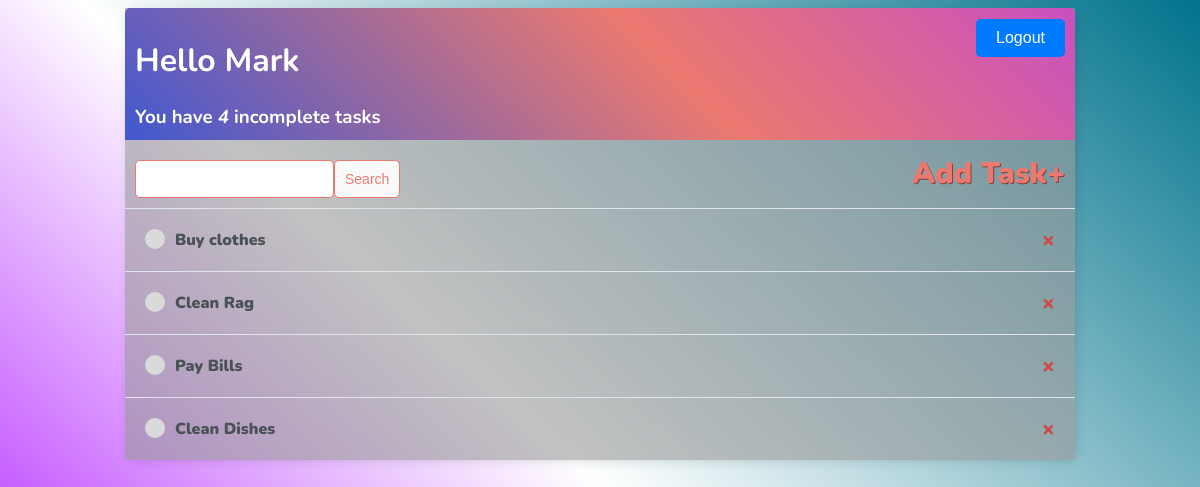
/tasks/mark/ (signed in), run on an earlier commit of the app's database.
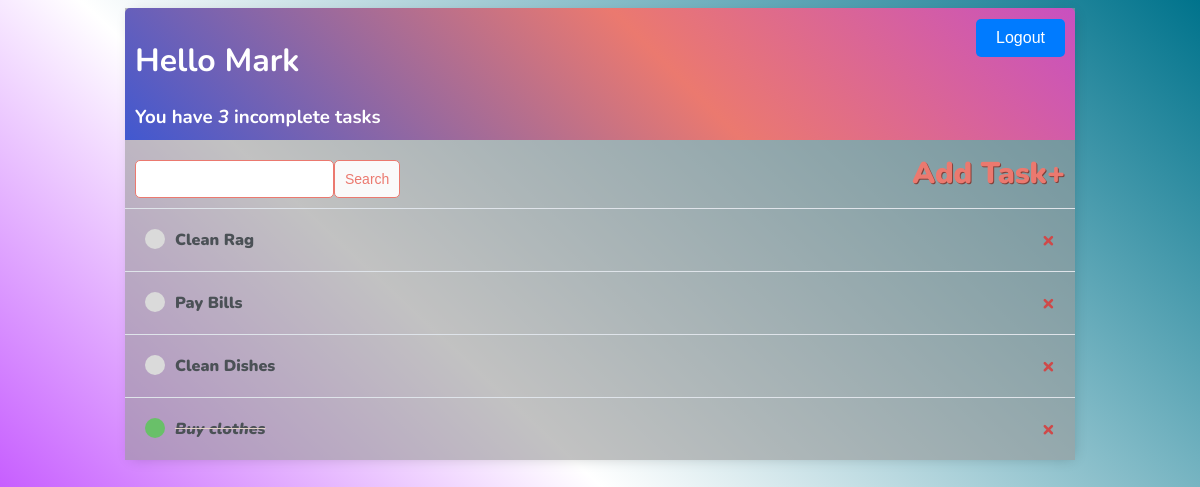
And on a later commit of the database.
### base/models.py (models this page shows)
class Task(models.Model):
    user = models.ForeignKey(User, on_delete=models.CASCADE, null=True, blank=True)
    title = models.CharField(max_length=200, null=True, blank=True)
    description = models.TextField(null=True, blank=True)
    complete = models.BooleanField(default=False)
    create = models.DateTimeField(auto_now_add=True)
    def __str__(self):
        return self.title
    class Meta:
        ordering = ['complete']

### base/views.py (the view)
# urls.py: path('tasks/<str:username>/', TaskList.as_view(), name='user-tasks'),
class TaskList(LoginRequiredMixin, ListView):
    model = Task
    context_object_name = 'tasks'
    def get_context_data(self, **kwargs):
        context = super().get_context_data(**kwargs)
        username = self.kwargs['username']
        context['tasks'] = context['tasks'].filter(user=self.request.user)
        context['count'] = context['tasks'].filter(complete=False).count()
        search_input = self.request.GET.get('search-area') or ''
        if search_input:
            context['tasks'] = context['tasks'].filter(
                title__icontains=search_input)
        context['search_input'] = search_input
        return context

### base/Templates/base/task_list.html (shortened to what this page needs)
{% extends 'base/main.html' %}
{% block content%}
<div class="header-bar">
    <div>
        <h1>Hello {{ request.user|title}}</h1>
        <h3 style="margin:0">You have <i>{{ count }}</i> incomplete task{{count|pluralize:"s"}}</h3>
    </div>
    {% if request.user.is_authenticated %}
<form method="post" action="{% url 'logout' %}">
    <input
            style="margin-top: 1px; padding: 10px 20px; font-size: 16px; color: #fff; background-color: #007bff; border: none; border-radius: 5px; cursor: pointer;"
            type="submit"
            value="Logout"
            onmouseover="this.style.backgroundColor='#0056b3'"
            onmouseout="this.style.backgroundColor='#007bff'"
            onmousedown="this.style.backgroundColor='#004085'; this.style.transform='scale(0.98)'"
            onmouseup="this.style.backgroundColor='#0056b3'; this.style.transform='scale(1)'"
        >
</form>
{% else %}
<a href="{% url 'login' %}">Login</a>
{% endif %}
</div>
<div id="search-add-wrapper">
    <form method="GET" style="margin-top: 10px;display: flex;">
        <input type='text' name='search-area' value="{{search_input}}">
        <input class="button" type="submit" value='Search'>
    </form>
    <a id="add-link" href="{% url 'task-create' %}">Add Task&#x2b;</a>
</div>
<div class="task-items-wrapper">
    {% for task in tasks %}
    <div class="task-wrapper">
        {% if task.complete %}
        <div class="task-title">
            <div class="task-complete-icon"></div>
            <i><s><a href="{% url 'task-update' task.id %}">{{task}}</a></s></i>
        </div>
        <a class="delete-link" href="{% url 'task-delete' task.id %}">&#215;</a>
        {% else %}
        <div class="task-title">
            <div class="task-incomplete-icon"></div>
            <a href="{% url 'task-update' task.id %}">{{task}}</a>
        </div>
        <a class="delete-link" href="{% url 'task-delete' task.id %}">&#215;</a>
        {% endif %}
    </div>
    {% empty %}
        <h3>No items in list </h3>
    {% endfor %}
</div>
{% endblock content%}

What changed in the data, as far as the page shows it:
changed Task "Buy clothes": complete False → True (drawn); moves down the list
Also different on the page:
{{ count }}: "4" → "3"
